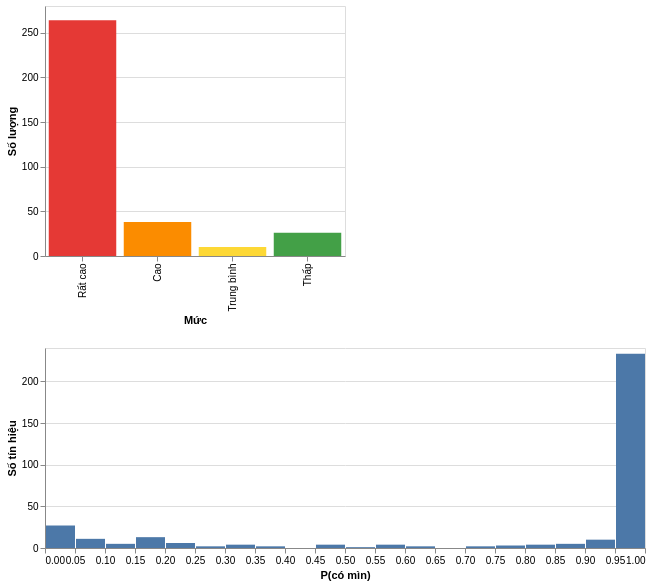

Source (notebook cell):
### Markdown cell above
## Tổng quan (`3_Tong_quan.py`)

### Code cell
order = ["Rất cao", "Cao", "Trung bình", "Thấp"]
dist = pred["muc_uu_tien"].value_counts().reindex(order).fillna(0).rename_axis("Mức").reset_index(name="Số lượng")
c1 = alt.Chart(dist).mark_bar().encode(x=alt.X("Mức", sort=order), y="Số lượng",
        color=alt.Color("Mức", scale=alt.Scale(domain=order, range=COLORS), legend=None)).properties(width=300, height=250)
typ = pred["loai_du_doan"].value_counts().rename_axis("Loại").reset_index(name="Số lượng")
c2 = alt.Chart(typ).mark_arc(innerRadius=50).encode(theta="Số lượng", color="Loại", tooltip=["Loại", "Số lượng"]).properties(width=250, height=250)
c3 = alt.Chart(pred).mark_bar().encode(x=alt.X("xac_suat_co_min", bin=alt.Bin(maxbins=20), title="P(có mìn)"),
        y=alt.Y("count()", title="Số tín hiệu")).properties(width=600, height=200)
(c1 | c2) & c3

### Figure 1 — Vega-Lite specification as saved in the notebook (floating-point values rounded to 4 significant figures; data arrays with more than 128 entries replaced by an {"elided": "..."} marker saying what was removed)
{"config": {"view": {"continuousWidth": 300, "continuousHeight": 300}}, "vconcat": [{"hconcat": [{"data": {"name": "data-f9343066d6b08fc89bf57ee54a7cfde9"}, "mark": {"type": "bar"}, "encoding": {"color": {"field": "Mức", "legend": null, "scale": {"domain": ["Rất cao", "Cao", "Trung bình", "Thấp"], "range": ["#e53935", "#fb8c00", "#fdd835", "#43a047"]}, "type": "nominal"}, "x": {"field": "Mức", "sort": ["Rất cao", "Cao", "Trung bình", "Thấp"], "type": "nominal"}, "y": {"field": "Số lượng", "type": "quantitative"}}, "height": 250, "width": 300}, {"data": {"name": "data-2114b02f83bf0c4d2dbe8c0f9137a3e8"}, "mark": {"type": "arc", "innerRadius": 50}, "encoding": {"color": {"field": "Loại", "type": "nominal"}, "theta": {"field": "Số lượng", "type": "quantitative"}, "tooltip": [{"field": "Loại", "type": "nominal"}, {"field": "Số lượng", "type": "quantitative"}]}, "height": 250, "width": 250}]}, {"data": {"name": "data-bad925997ae78ad4144be612ca4da18c"}, "mark": {"type": "bar"}, "encoding": {"x": {"bin": {"maxbins": 20}, "field": "xac_suat_co_min", "title": "P(có mìn)", "type": "quantitative"}, "y": {"aggregate": "count", "title": "Số tín hiệu", "type": "quantitative"}}, "height": 200, "width": 600}], "$schema": "https://vega.github.io/schema/vega-lite/v5.20.1.json", "datasets": {"data-f9343066d6b08fc89bf57ee54a7cfde9": [{"Mức": "Rất cao", "Số lượng": 264}, {"Mức": "Cao", "Số lượng": 38}, {"Mức": "Trung bình", "Số lượng": 10}, {"Mức": "Thấp", "Số lượng": 26}], "data-2114b02f83bf0c4d2dbe8c0f9137a3e8": [{"Loại": "Không mìn", "Số lượng": 76}, {"Loại": "Mìn chống tăng", "Số lượng": 70}, {"Loại": "Mìn chống bộ binh", "Số lượng": 65}, {"Loại": "Mìn chống bộ binh bẫy", "Số lượng": 65}, {"Loại": "Mìn M14", "Số lượng": 62}], "data-bad925997ae78ad4144be612ca4da18c": {"elided": "338 records"}}}
